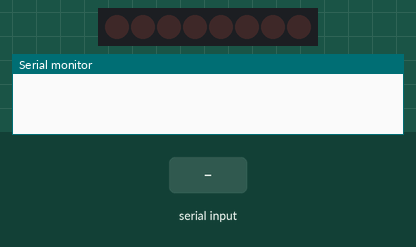
The sketch below on a simulated Arduino Uno, built with avr-gcc and run on an emulated ATmega328P. On the bench: 8 shift-register outputs drawn as a row of LEDs (first output left, lit = HIGH), the last lines printed to the serial monitor. Wiring (inferred from the names in the program): shift register (74HC595): data pin 4; shift clock pin 3; latch pin 2. Wiring (inferred from the signals the program sends): row of LEDs: on Q0, Q1, Q2, Q3, Q4, Q5, Q6, Q7. Inputs (shaded band) come from the test bench.

Above: at 1.2 s.
1.3 s: "1" received over Serial
At 2.2 s:
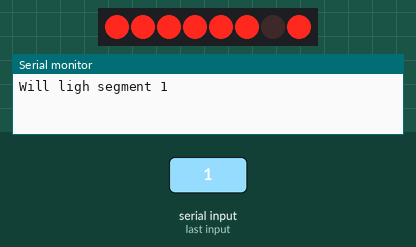
2.8 s: "0" received over Serial
At 3.3 s:
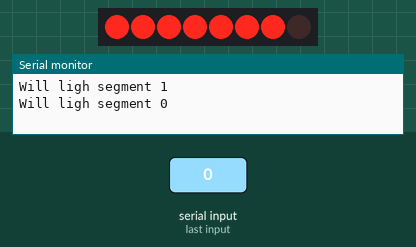
4.3 s: "2" received over Serial
At 5.6 s:
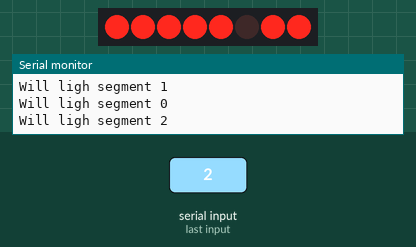
Timing chart, 0 to 7.3 s (numbered marks = the images above; inputs shaded):
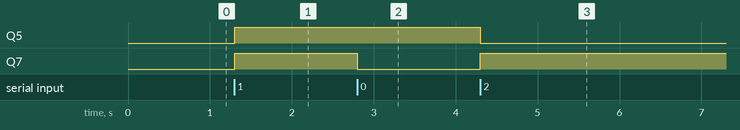

The sketch:

7segment.ino
```cpp
#define LATCH_PIN 2
#define CLOCK_PIN 3
#define DATA_PIN 4

void setup() {
  // set segment pins as OUTPUT
  pinMode(LATCH_PIN, OUTPUT);
  pinMode(CLOCK_PIN, OUTPUT);
  pinMode(DATA_PIN, OUTPUT);
  Serial.begin(9600);
}

char segments[] = {0b11111110,
                   0b11111101,
                   0b11111011,
                   0b11110111,
                   0b11101111,
                   0b11011111,
                   0b10111111,
                   0b01111111};
char toWrite = 0;
void loop() {
  int segmentToLight = Serial.read();
  if (segmentToLight == -1) {
    return;
  }

  if (segmentToLight < 48 || segmentToLight > 56) {
    Serial.println("Use numbers between 0 and 8.");
    return;
  }

  segmentToLight -= 48;
  Serial.print("Will ligh segment ");
  Serial.println(segmentToLight, DEC);

  digitalWrite(LATCH_PIN, LOW);
  shiftOut(DATA_PIN, CLOCK_PIN, LSBFIRST, segments[segmentToLight]);
  digitalWrite(LATCH_PIN, HIGH);
  delay(25);
}
```

Measured:
- after the input at 1.3 s, Q5, Q7: LOW → HIGH at once
- after the input at 2.8 s, Q7: HIGH → LOW at once
- after the input at 4.3 s, Q5: HIGH → LOW at once; Q7: LOW → HIGH at once
